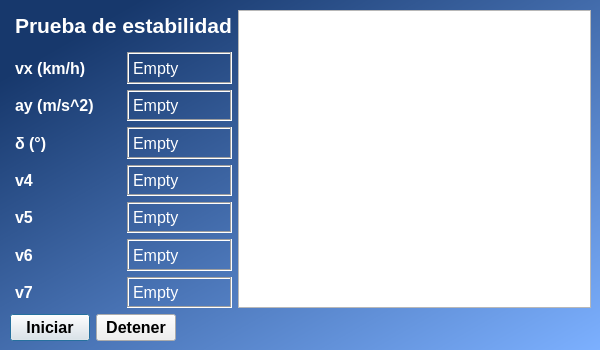
<?xml version="1.0" encoding="UTF-8"?>
<ui version="4.0">
 <class>Interfaz</class>
 <widget class="QDialog" name="Interfaz">
  <property name="geometry">
   <rect>
    <x>0</x>
    <y>0</y>
    <width>600</width>
    <height>350</height>
   </rect>
  </property>
  <property name="windowTitle">
   <string>Dialog</string>
  </property>
  <property name="styleSheet">
   <string notr="true">QWidget#Interfaz{
background-color: qlineargradient(spread:pad, x1:0.0170455, y1:0, x2:1, y2:1, stop:0.107955 rgba(23, 56, 108, 255), stop:1 rgba(124, 176, 255, 255));
}

QLabel{
color: rgb(255, 255, 255)
}</string>
  </property>
  <widget class="QWidget" name="verticalLayoutWidget">
   <property name="geometry">
    <rect>
     <x>10</x>
     <y>10</y>
     <width>581</width>
     <height>331</height>
    </rect>
   </property>
   <layout class="QVBoxLayout" name="verticalLayout_2">
    <item>
     <layout class="QHBoxLayout" name="horizontalLayout">
      <item>
       <spacer name="horizontalSpacer_2">
        <property name="orientation">
         <enum>Qt::Horizontal</enum>
        </property>
        <property name="sizeType">
         <enum>QSizePolicy::Fixed</enum>
        </property>
        <property name="sizeHint" stdset="0">
         <size>
          <width>5</width>
          <height>5</height>
         </size>
        </property>
       </spacer>
      </item>
      <item>
       <layout class="QVBoxLayout" name="verticalLayout_3">
        <item>
         <layout class="QHBoxLayout" name="horizontalLayout_10">
          <item>
           <widget class="QLabel" name="label_2">
            <property name="font">
             <font>
              <pointsize>16</pointsize>
              <weight>75</weight>
              <bold>true</bold>
             </font>
            </property>
            <property name="text">
             <string>Prueba de estabilidad</string>
            </property>
           </widget>
          </item>
         </layout>
        </item>
        <item>
         <spacer name="verticalSpacer">
          <property name="orientation">
           <enum>Qt::Vertical</enum>
          </property>
          <property name="sizeType">
           <enum>QSizePolicy::Fixed</enum>
          </property>
          <property name="sizeHint" stdset="0">
           <size>
            <width>5</width>
            <height>5</height>
           </size>
          </property>
         </spacer>
        </item>
        <item>
         <layout class="QHBoxLayout" name="horizontalLayout_9">
          <item>
           <widget class="QLabel" name="label">
            <property name="font">
             <font>
              <pointsize>12</pointsize>
              <weight>75</weight>
              <bold>true</bold>
             </font>
            </property>
            <property name="text">
             <string>vx (km/h)</string>
            </property>
           </widget>
          </item>
          <item>
           <widget class="QLabel" name="label_v">
            <property name="font">
             <font>
              <pointsize>12</pointsize>
             </font>
            </property>
            <property name="frameShape">
             <enum>QFrame::Box</enum>
            </property>
            <property name="frameShadow">
             <enum>QFrame::Sunken</enum>
            </property>
            <property name="text">
             <string>Empty</string>
            </property>
           </widget>
          </item>
         </layout>
        </item>
        <item>
         <layout class="QHBoxLayout" name="horizontalLayout_8">
          <item>
           <widget class="QLabel" name="label_4">
            <property name="font">
             <font>
              <pointsize>12</pointsize>
              <weight>75</weight>
              <bold>true</bold>
             </font>
            </property>
            <property name="text">
             <string>ay (m/s^2)</string>
            </property>
           </widget>
          </item>
          <item>
           <widget class="QLabel" name="label_ax">
            <property name="font">
             <font>
              <pointsize>12</pointsize>
             </font>
            </property>
            <property name="frameShape">
             <enum>QFrame::Box</enum>
            </property>
            <property name="frameShadow">
             <enum>QFrame::Sunken</enum>
            </property>
            <property name="text">
             <string>Empty</string>
            </property>
           </widget>
          </item>
         </layout>
        </item>
        <item>
         <layout class="QHBoxLayout" name="horizontalLayout_7">
          <item>
           <widget class="QLabel" name="label_6">
            <property name="font">
             <font>
              <pointsize>12</pointsize>
              <weight>75</weight>
              <bold>true</bold>
             </font>
            </property>
            <property name="text">
             <string>δ (°)</string>
            </property>
           </widget>
          </item>
          <item>
           <widget class="QLabel" name="label_dh">
            <property name="font">
             <font>
              <pointsize>12</pointsize>
             </font>
            </property>
            <property name="frameShape">
             <enum>QFrame::Box</enum>
            </property>
            <property name="frameShadow">
             <enum>QFrame::Sunken</enum>
            </property>
            <property name="text">
             <string>Empty</string>
            </property>
           </widget>
          </item>
         </layout>
        </item>
        <item>
         <layout class="QHBoxLayout" name="horizontalLayout_6">
          <item>
           <widget class="QLabel" name="label_8">
            <property name="font">
             <font>
              <pointsize>12</pointsize>
              <weight>75</weight>
              <bold>true</bold>
             </font>
            </property>
            <property name="text">
             <string>v4</string>
            </property>
           </widget>
          </item>
          <item>
           <widget class="QLabel" name="label_v4">
            <property name="font">
             <font>
              <pointsize>12</pointsize>
             </font>
            </property>
            <property name="frameShape">
             <enum>QFrame::Box</enum>
            </property>
            <property name="frameShadow">
             <enum>QFrame::Sunken</enum>
            </property>
            <property name="text">
             <string>Empty</string>
            </property>
           </widget>
          </item>
         </layout>
        </item>
        <item>
         <layout class="QHBoxLayout" name="horizontalLayout_5">
          <item>
           <widget class="QLabel" name="label_10">
            <property name="font">
             <font>
              <pointsize>12</pointsize>
              <weight>75</weight>
              <bold>true</bold>
             </font>
            </property>
            <property name="text">
             <string>v5</string>
            </property>
           </widget>
          </item>
          <item>
           <widget class="QLabel" name="label_v5">
            <property name="font">
             <font>
              <pointsize>12</pointsize>
             </font>
            </property>
            <property name="frameShape">
             <enum>QFrame::Box</enum>
            </property>
            <property name="frameShadow">
             <enum>QFrame::Sunken</enum>
            </property>
            <property name="text">
             <string>Empty</string>
            </property>
           </widget>
          </item>
         </layout>
        </item>
        <item>
         <layout class="QHBoxLayout" name="horizontalLayout_2">
          <item>
           <widget class="QLabel" name="label_12">
            <property name="font">
             <font>
              <pointsize>12</pointsize>
              <weight>75</weight>
              <bold>true</bold>
             </font>
            </property>
            <property name="text">
             <string>v6</string>
            </property>
           </widget>
          </item>
          <item>
           <widget class="QLabel" name="label_v6">
            <property name="font">
             <font>
              <pointsize>12</pointsize>
             </font>
            </property>
            <property name="frameShape">
             <enum>QFrame::Box</enum>
            </property>
            <property name="frameShadow">
             <enum>QFrame::Sunken</enum>
            </property>
            <property name="text">
             <string>Empty</string>
            </property>
           </widget>
          </item>
         </layout>
        </item>
        <item>
         <layout class="QHBoxLayout" name="horizontalLayout_3">
          <item>
           <widget class="QLabel" name="label_14">
            <property name="font">
             <font>
              <pointsize>12</pointsize>
              <weight>75</weight>
              <bold>true</bold>
             </font>
            </property>
            <property name="text">
             <string>v7</string>
            </property>
           </widget>
          </item>
          <item>
           <widget class="QLabel" name="label_v7">
            <property name="font">
             <font>
              <pointsize>12</pointsize>
             </font>
            </property>
            <property name="frameShape">
             <enum>QFrame::Box</enum>
            </property>
            <property name="frameShadow">
             <enum>QFrame::Sunken</enum>
            </property>
            <property name="text">
             <string>Empty</string>
            </property>
           </widget>
          </item>
         </layout>
        </item>
       </layout>
      </item>
      <item>
       <layout class="QVBoxLayout" name="verticalLayout">
        <item>
         <widget class="QGraphicsView" name="graphicsView"/>
        </item>
       </layout>
      </item>
     </layout>
    </item>
    <item>
     <layout class="QHBoxLayout" name="horizontalLayout_4">
      <item>
       <widget class="QPushButton" name="startButton">
        <property name="font">
         <font>
          <pointsize>12</pointsize>
          <weight>75</weight>
          <bold>true</bold>
         </font>
        </property>
        <property name="text">
         <string>Iniciar</string>
        </property>
       </widget>
      </item>
      <item>
       <widget class="QPushButton" name="countButton">
        <property name="font">
         <font>
          <pointsize>12</pointsize>
          <weight>75</weight>
          <bold>true</bold>
         </font>
        </property>
        <property name="text">
         <string>Detener</string>
        </property>
       </widget>
      </item>
      <item>
       <spacer name="horizontalSpacer">
        <property name="orientation">
         <enum>Qt::Horizontal</enum>
        </property>
        <property name="sizeHint" stdset="0">
         <size>
          <width>40</width>
          <height>20</height>
         </size>
        </property>
       </spacer>
      </item>
     </layout>
    </item>
   </layout>
  </widget>
 </widget>
 <resources/>
 <connections/>
</ui>
